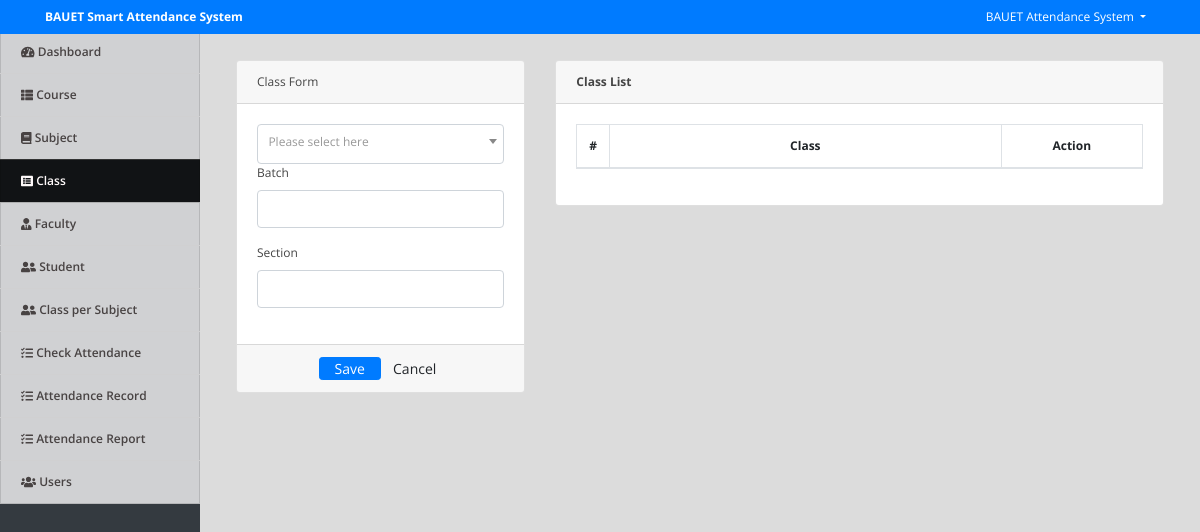
The app's page /index.php?page=class (signed in), older data.
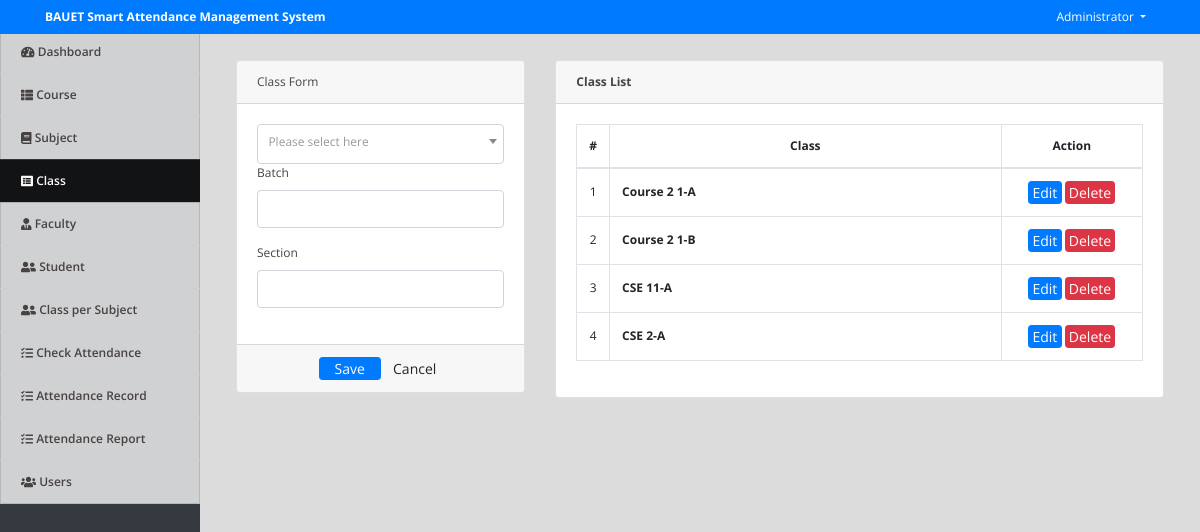
The same page, newer data.
### tables this page shows
CREATE TABLE `class` (
  `id` int(30) NOT NULL,
  `course_id` int(30) NOT NULL,
  `level` varchar(50) NOT NULL,
  `section` varchar(100) NOT NULL,
  `status` tinyint(1) NOT NULL DEFAULT 1 COMMENT '1=Active, 0=Inactive',
  `date_created` datetime NOT NULL DEFAULT current_timestamp()
);

### class.php (the view, shortened to what this page needs)
<?php include('db_connect.php');?>
<div class="container-fluid">
	<div class="col-lg-12">
		<div class="row">
			<div class="col-md-4">
			<form action="" id="manage-class">
				<div class="card">
					<div class="card-header">
						    Class Form
				  	</div>
					<div class="card-body">
							<div class="form-group">
								<label class="control-label">Batch</label>
								<input type="text" class="form-control" name="level">
							</div>
							<div class="form-group">
								<label class="control-label">Section</label>
								<input type="text" class="form-control" name="section">
							</div>
					</div>
					<div class="card-footer">
						<div class="row">
							<div class="col-md-12">
								<button class="btn btn-sm btn-primary col-sm-3 offset-md-3"> Save</button>
								<button class="btn btn-sm btn-default col-sm-3" type="reset"> Cancel</button>
							</div>
						</div>
					</div>
				</div>
			</form>
			</div>
			<div class="col-md-8">
				<div class="card">
					<div class="card-header">
						<b>Class List</b>
					</div>
					<div class="card-body">
						<table class="table table-bordered table-hover">
							<thead>
								<tr>
									<th class="text-center" width="5%">#</th>
									<th class="text-center">Class</th>
									<th class="text-center" width="25%">Action</th>
								</tr>
							</thead>
							<tbody>
								<?php
								$i = 1;
								$class = $conn->query("SELECT c.*,concat(co.course,' ',c.level,'-',c.section) as `class` FROM `class` c inner join courses co on co.id = c.course_id order by concat(co.course,' ',c.level,'-',c.section) asc");
								while($row=$class->fetch_assoc()):
								?>
								<tr>
									<td class="text-center"><?php echo $i++ ?></td>
									<td class="">
										<p><b><?php echo $row['class'] ?></b></p>
									</td>
									<td class="text-center">
										<button class="btn btn-sm btn-primary edit_class" type="button" data-id="<?php echo $row['id'] ?>"  data-course_id="<?php echo $row['course_id'] ?>"  data-level="<?php echo $row['level'] ?>" data-section="<?php echo $row['section'] ?>" >Edit</button>
										<button class="btn btn-sm btn-danger delete_class" type="button" data-id="<?php echo $row['id'] ?>">Delete</button>
									</td>
								</tr>
								<?php endwhile; ?>
							</tbody>
						</table>
					</div>
				</div>
			</div>
		</div>
	</div>
</div>

### topbar.php (shortened to what this page needs)
<nav class="navbar navbar-light fixed-top bg-primary" style="padding:0">
  <div class="container-fluid mt-2 mb-2">
  	<div class="col-lg-12">
      <div class="col-md-4 float-left text-white">
        <large><b><?php echo isset($_SESSION['system']['name']) ? $_SESSION['system']['name'] : '' ?></b></large>
      </div>
	  	<div class="float-right">
        <div class=" dropdown mr-4">
            <a href="#" class="text-white dropdown-toggle"  id="account_settings" data-toggle="dropdown" aria-haspopup="true" aria-expanded="false"><?php echo $_SESSION['login_name'] ?> </a>
        </div>
      </div>
  </div>
</nav>

Row changes from the older to the newer data that the page shows:
added class: class "Course 2 1-A"
added class: class "Course 2 1-B"
added class: class "CSE 11-A"
added class: class "CSE 2-A"
Text that changed along with them:
$_SESSION['system']['name']: "BAUET Smart Attendance System" → "BAUET Smart Attendance Management System"
$_SESSION['login_name']: "BAUET Attendance System" → "Administrator"
